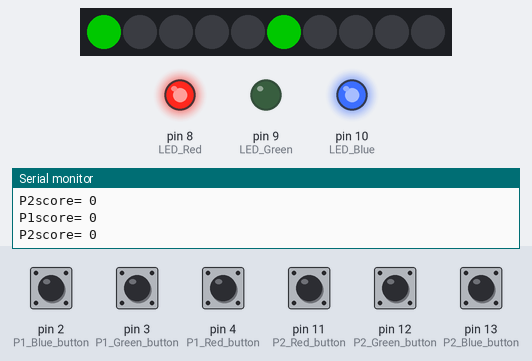
The sketch below on a simulated Arduino Uno, built with avr-gcc and run on an emulated ATmega328P. On the bench: 10 RGB LEDs in strip order, left to right, output pins drawn as LEDs (lit = HIGH), the last lines printed to the serial monitor. The inputs (shaded band) are chosen by the test bench; at power-on: pin 2 (P1_Blue_button), pin 3 (P1_Green_button), pin 4 (P1_Red_button), pin 11 (P2_Red_button), pin 12 (P2_Green_button), pin 13 (P2_Blue_button) LOW. Dim RGB values are drawn brighter than linear; random numbers use the default seed unless the sketch sets one.

Above: at 2.8 s.
2.9 s: pin 3 (P1_Green_button) pulled HIGH for 1.2 s
At 7.1 s:
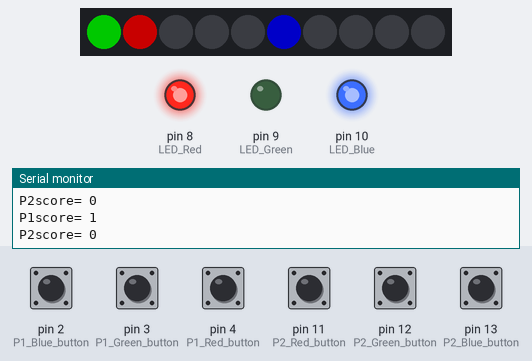
7.5 s: pin 3 (P1_Green_button) pulled HIGH for 1.2 s
At 12.2 s:
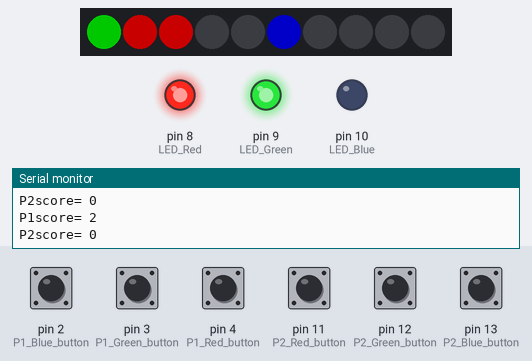
12.5 s: pin 2 (P1_Blue_button) pulled HIGH for 1.2 s
At 15.0 s:
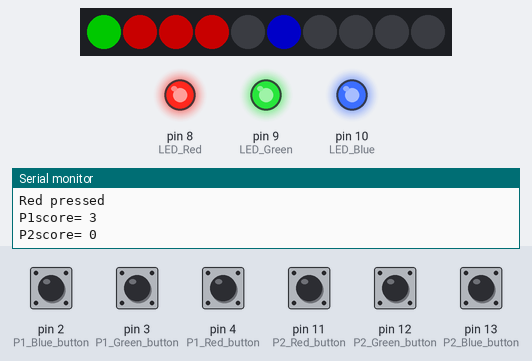
17.5 s: pin 11 (P2_Red_button) pulled HIGH for 1.2 s
At 22.2 s:
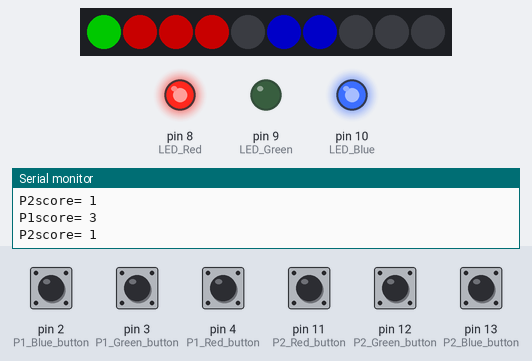
22.5 s: pin 2 (P1_Blue_button) driven HIGH and pin 3 (P1_Green_button) driven HIGH
At 25.2 s:
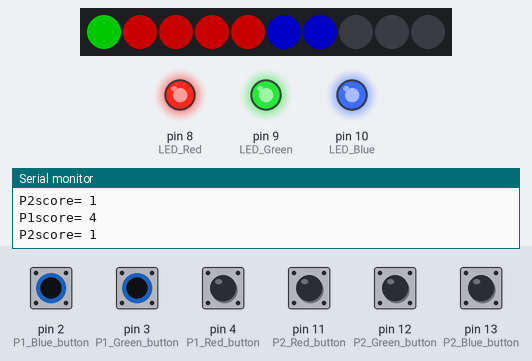
26.6 s: pin 4 (P1_Red_button) pulled HIGH for 1.2 s
At 36.5 s:
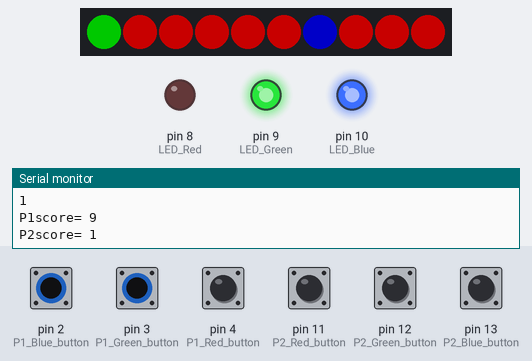
Timing chart, 0 to 37.5 s (numbered marks = the images above; inputs shaded):
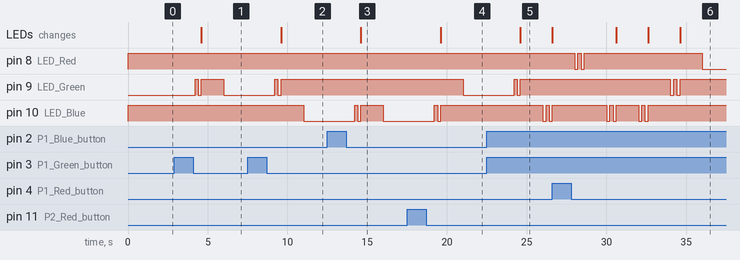

The sketch:

Reaction_game_V9_Neo.ino
```cpp
#include <Adafruit_NeoPixel.h>
int P1Score=0;
int P2Score=0;
int P1Red=1;
int P1Green=1;
int P1Blue=1;
int P2Red=1;
int P2Green=1;
int P2Blue=1;
int Value;
int holder = 0;
int RandomDelay;

 Adafruit_NeoPixel strip = Adafruit_NeoPixel(10, 7, NEO_GRB + NEO_KHZ800);

void setup() {
  strip.begin();
  strip.setPixelColor(0, 0,100,0);
  strip.setPixelColor(5, 0,100,0);
  strip.show();
  Serial.begin(9600);
  Value = random(1,4);
  Serial.println(Value);
  // put your setup code here, to run once:
pinMode(2, INPUT); //P1 Blue button
pinMode(3, INPUT); //P1 Green button
pinMode(4, INPUT); //P1 Red button

pinMode(8, OUTPUT); //LED Red
pinMode(9, OUTPUT); //LED Green
pinMode(10, OUTPUT); //LED Blue
pinMode(11, INPUT); //P2 Red button
pinMode(12, INPUT); //P2 Green button
pinMode(13, INPUT); //P2 Blue button
digitalWrite(8, HIGH);
digitalWrite(9, HIGH);
digitalWrite(10, HIGH);
  switch (Value)
  {
case 1:
digitalWrite(8, HIGH); //red
digitalWrite(9, HIGH);
digitalWrite(10, LOW);
break;
case 2:
digitalWrite(8, HIGH);
digitalWrite(9, LOW); //green
digitalWrite(10, HIGH);
break;
case 3:
digitalWrite(8, LOW);
digitalWrite(9, HIGH);
digitalWrite(10, HIGH); //blue
break;
  }
}

void loop() {
P1Red = digitalRead(2);
P1Green = digitalRead(3);
P1Blue = digitalRead(4);
P2Red = digitalRead(11);
P2Green = digitalRead(12);
P2Blue = digitalRead(13);
//Serial.print("Blue is ");
//Serial.println(P2Blue);
//Serial.print("Red is ");
//Serial.println(P2Red);
//Serial.print("Green is ");
//Serial.println(P2Green);
//delay(2000);
//Serial.print("Value is ");
//Serial.println(Value);
Serial.print("P1score= ");
Serial.println(P1Score);
Serial.print("P2score= ");
Serial.println(P2Score);
delay(1000);
if (Value==0)
{
  delay(400);
  Value = random(1,4);
  Serial.println(Value);
  switch (Value)
  {
case 1:
digitalWrite(8, LOW); //red
digitalWrite(9, HIGH);
digitalWrite(10, HIGH);
break;
case 2:
digitalWrite(8, HIGH);
digitalWrite(9, LOW); //green
digitalWrite(10, HIGH);
break;
case 3:
digitalWrite(8, HIGH);
digitalWrite(9, HIGH);
digitalWrite(10, LOW); //blue
break;
  }
}

if ((Value==3) && (P1Red == 1))
{
  Serial.println("Red pressed");
digitalWrite(8, HIGH);
digitalWrite(9, HIGH); //green
digitalWrite(10, LOW);
delay(200);
digitalWrite(8, HIGH);
digitalWrite(9, HIGH); //green
digitalWrite(10, HIGH);
delay(200);
digitalWrite(8, HIGH);
digitalWrite(9, HIGH); //green
digitalWrite(10, LOW);
delay(200);
digitalWrite(8, HIGH);
digitalWrite(9, HIGH); //green
digitalWrite(10, HIGH);
P1Score=P1Score+1;
UpdateP1();
Value=0;
}
if ((Value==3) && (P2Red == 1))
{
  Serial.println("Red pressed");
digitalWrite(8, HIGH);
digitalWrite(9, HIGH); //green
digitalWrite(10, LOW);
delay(200);
digitalWrite(8, HIGH);
digitalWrite(9, HIGH); //green
digitalWrite(10, HIGH);
delay(200);
digitalWrite(8, HIGH);
digitalWrite(9, HIGH); //green
digitalWrite(10, LOW);
delay(200);
digitalWrite(8, HIGH);
digitalWrite(9, HIGH); //green
digitalWrite(10, HIGH);
P2Score=P2Score+1;
UpdateP1();
Value=0;
}
if ((Value==2)&&(P1Green == 1))
{
digitalWrite(8, HIGH);
digitalWrite(9, LOW); //green
digitalWrite(10, HIGH);
delay(200);
digitalWrite(8, HIGH);
digitalWrite(9, HIGH); //green
digitalWrite(10, HIGH);
delay(200);
digitalWrite(8, HIGH);
digitalWrite(9, LOW); //green
digitalWrite(10, HIGH);
delay(200);
digitalWrite(8, HIGH);
digitalWrite(9, HIGH); //green
digitalWrite(10, HIGH);
P1Score=P1Score+1;
UpdateP1();
Value=0;
}
if ((Value==2)&&(P1Green == 2))
{
digitalWrite(8, HIGH);
digitalWrite(9, LOW); //green
digitalWrite(10, HIGH);
delay(200);
digitalWrite(8, HIGH);
digitalWrite(9, HIGH); //green
digitalWrite(10, HIGH);
delay(200);
digitalWrite(8, HIGH);
digitalWrite(9, LOW); //green
digitalWrite(10, HIGH);
delay(200);
digitalWrite(8, HIGH);
digitalWrite(9, HIGH); //green
digitalWrite(10, HIGH);
P2Score=P2Score+1;
UpdateP1();
Value=0;
}
if ((Value==1)&&(P1Blue == 1))
{
digitalWrite(8, LOW);
digitalWrite(9, HIGH); //green
digitalWrite(10, HIGH);
delay(200);
digitalWrite(8, HIGH);
digitalWrite(9, HIGH); //green
digitalWrite(10, HIGH);
delay(200);
digitalWrite(8, LOW);
digitalWrite(9, HIGH); //green
digitalWrite(10, HIGH);
delay(200);
digitalWrite(8, HIGH);
digitalWrite(9, HIGH); //green
digitalWrite(10, HIGH);
P1Score=P1Score+1;
UpdateP1();
Value=0;
}
if ((Value==1)&&(P2Blue == 1))
{
digitalWrite(8, LOW);
digitalWrite(9, HIGH); //green
digitalWrite(10, HIGH);
delay(200);
digitalWrite(8, HIGH);
digitalWrite(9, HIGH); //green
digitalWrite(10, HIGH);
delay(200);
digitalWrite(8, LOW);
digitalWrite(9, HIGH); //green
digitalWrite(10, HIGH);
delay(200);
digitalWrite(8, HIGH);
digitalWrite(9, HIGH); //green
digitalWrite(10, HIGH);
P2Score=P2Score+1;
UpdateP1();
Value=0;
}

}

void UpdateP1()
{
 strip.setPixelColor((P1Score), 100,0,0);
 strip.setPixelColor((P2Score+5), 0,0,100);
 // strip.setPixelColor((P1Score-2), 0,0,0);
  strip.show();
}
```

Measured:
- after the input at 2.9 s, pin 9 (LED_Green): LOW → HIGH after 1.3 s, → LOW 0.20 s later, → HIGH 0.20 s later, → LOW 1.4 s later; the LEDs: change after 1.7 s (image 1)
- after the input at 7.5 s, pin 9 (LED_Green): LOW → HIGH after 1.7 s, → LOW 0.20 s later, → HIGH 0.20 s later; pin 10 (LED_Blue): HIGH → LOW after 3.5 s; the LEDs: change after 2.1 s (image 2)
- after the input at 12.5 s, pin 10 (LED_Blue): LOW → HIGH after 1.7 s, → LOW 0.20 s later, → HIGH 0.20 s later, → LOW 1.4 s later; the LEDs: change after 2.1 s (image 3)
- after the input at 17.5 s, pin 9 (LED_Green): HIGH → LOW after 3.5 s; pin 10 (LED_Blue): LOW → HIGH after 1.7 s, → LOW 0.20 s later, → HIGH 0.20 s later; the LEDs: change after 2.1 s (image 4)
- after the input at 22.5 s, pin 9 (LED_Green): LOW → HIGH after 1.7 s, → LOW 0.20 s later, → HIGH 0.20 s later; pin 10 (LED_Blue): HIGH → LOW after 3.5 s, → HIGH 0.20 s later, → LOW 0.20 s later; the LEDs: change after 2.1 s (image 5)
- after the input at 26.6 s, pin 9 (LED_Green): alternates HIGH for 0.20 s and LOW for 0.20 s, 4 changes in all, then stays HIGH, starting after 7.4 s
